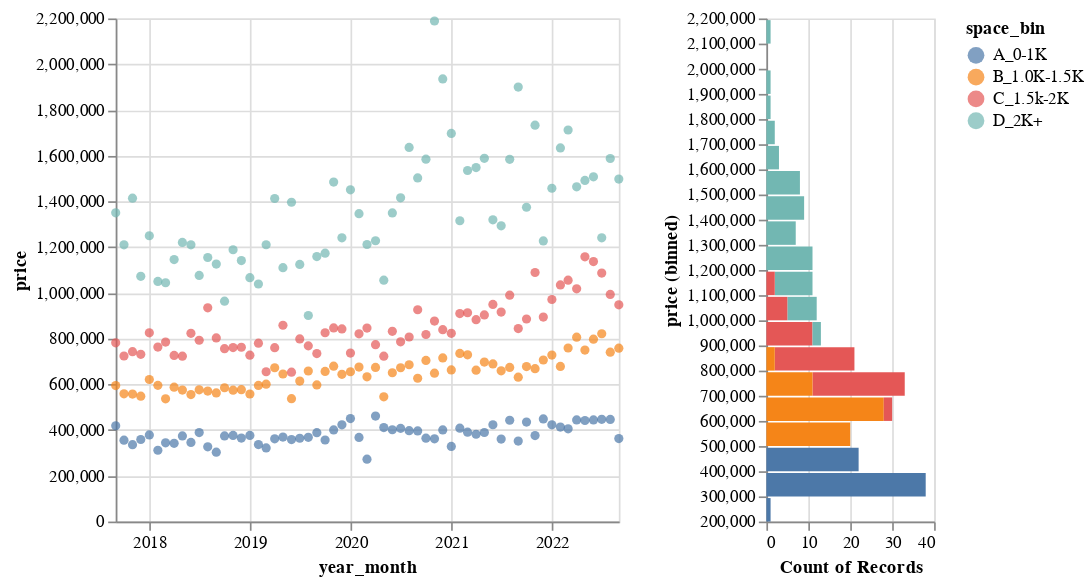

The code cell stored with this chart in its notebook:
### Code cell
month_pmean = month_sale[['year_month','space_bin','price']].groupby(['year_month','space_bin'], as_index=False).mean()

month_smean = month_sale[['year_month','space_bin','pricePsqft']].groupby(['year_month','space_bin'], as_index=False).mean()


# month_sale = mls_data[['price','date','space_bin','year']]
chart1 = alt.Chart(month_pmean).mark_circle().encode(
    x='year_month:T',
    y='price:Q',
    color='space_bin:N'
).properties(
    height=300,
    width=300
)
# + base.transform_loess('year_month', 'y', groupby=['size']).mark_line(size=4)
#
chart2 = alt.Chart(month_pmean).mark_bar().encode(
    x='count()',
    y=alt.Y('price:Q',bin=alt.Bin(maxbins=30)),
    color='space_bin:N'
).properties(
    height=300,
    width=100
)

chart1 | chart2
# chart1 + chart1.transform_loess('year_month:T', 'price:Q',groupby=np.array(sqft_bins)).mark_line(size=4)

### Figure 1 — Vega-Lite specification as saved in the notebook (floating-point values rounded to 4 significant figures; data arrays with more than 128 entries replaced by an {"elided": "..."} marker saying what was removed)
{"config": {"view": {"continuousWidth": 400, "continuousHeight": 300}}, "hconcat": [{"mark": "circle", "encoding": {"color": {"field": "space_bin", "type": "nominal"}, "x": {"field": "year_month", "type": "temporal"}, "y": {"field": "price", "type": "quantitative"}}, "height": 300, "width": 300}, {"mark": "bar", "encoding": {"color": {"field": "space_bin", "type": "nominal"}, "x": {"aggregate": "count", "type": "quantitative"}, "y": {"bin": {"maxbins": 30}, "field": "price", "type": "quantitative"}}, "height": 300, "width": 100}], "data": {"name": "data-ec5ac03890c01d8bc3e0f51615c6e671"}, "$schema": "https://vega.github.io/schema/vega-lite/v4.17.0.json", "datasets": {"data-ec5ac03890c01d8bc3e0f51615c6e671": {"elided": "244 records"}}}
